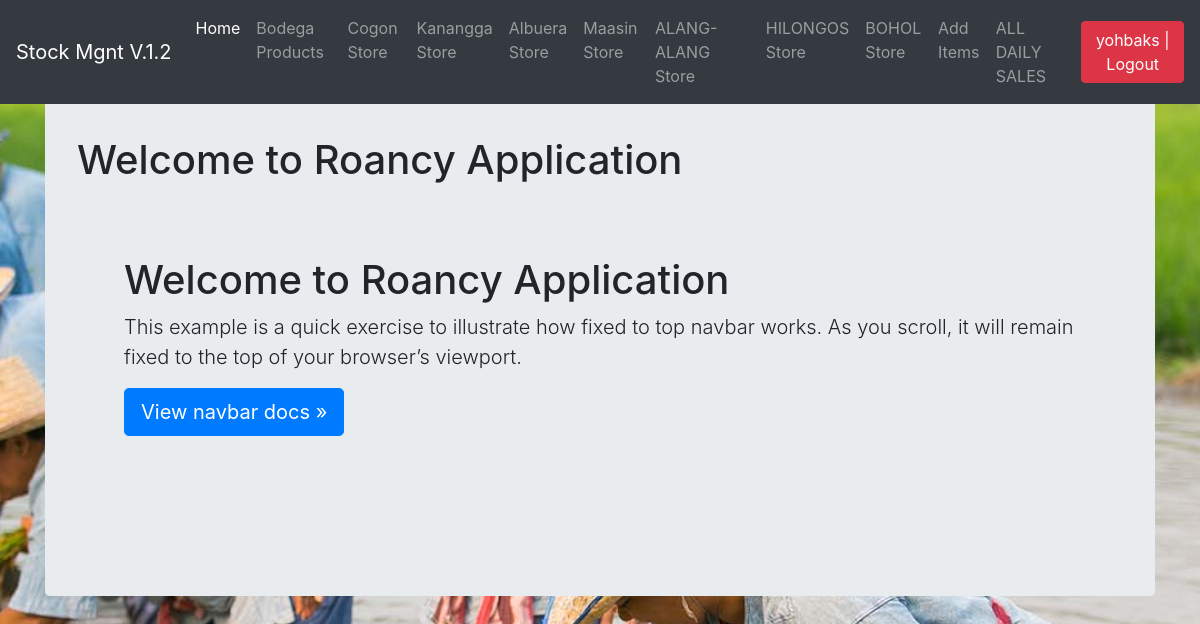
The app's page / (signed in) with its own data.
### stockmgmt/models.py (models this page shows, shortened)
class All_Store(models.Model):
    name = models.CharField(max_length=100, blank=True, null=True, verbose_name='Store name', choices=issue_to_category)
    slug = models.SlugField(unique=True, null=False, default='na')
    def get_absolute_url(self):
        return reverse('store', kwargs={'slug': self.slug})

### stockmgmt/views.py (the view)
# urls.py: 2. Add a URL to urlpatterns:  path('', views.home, name='home')
@login_required
def home(request):
    title = 'Welcome to Roancy Application'
    all_store = All_Store.objects.all()
    context = {
        "title": title,
        'stores': all_store,
    }
    return render(request, "home.html", context)

### stockmgmt/templates/home.html
{% extends "base.html" %}
{% load crispy_forms_tags %}
{% load static %}
{% block body %}
<main role="main" class="container">
  <div class="jumbotron">
    <h1>{{title}}</h1>
    <p class="lead">This example is a quick exercise to illustrate how fixed to top navbar works. As you scroll, it will remain fixed to the top of your browser’s viewport.</p>
    <a class="btn btn-lg btn-primary" href="/docs/4.4/components/navbar/" role="button">View navbar docs &raquo;</a>
  </div>
</main>
{% endblock %}

### stockmgmt/templates/navbar.html (shortened to what this page needs)
  <nav class="navbar navbar-expand-md navbar-dark fixed-top bg-dark">
  <a class="navbar-brand" href="/">Stock Mgnt V.1.2</a>
  <div class="collapse navbar-collapse" id="navbarCollapse">
    <ul class="navbar-nav mr-auto">
      <li class="nav-item active">
        <a class="nav-link" href="/">Home <span class="sr-only">(current)</span></a>
      </li>
        {% if request.user.is_authenticated %}
      <li class="nav-item">
        <a class="nav-link" href="/list_items">Bodega Products</a>
        </li>
        {% for shop in stores %}
            {% if shop.name != 'BODEGA' %}
            <li class="nav-item">
        <a class="nav-link" href="{{ shop.get_absolute_url }}">{{ shop.name }} Store</a>
      </li>
            {% endif %}
        {% endfor %}
            <li class="nav-item">
        <a class="nav-link" href="/add_items">Add Items</a>
      </li>
      <li class="nav-item">
        <a class="nav-link" href="{% url 'all_sales' %}" tabindex="-1" aria-disabled="true">ALL DAILY SALES</a>
      </li>
        {% endif %}
    </ul>
          <ul class="navbar-nav">
        {% if request.user.is_authenticated %}
        <li><a href="/accounts/logout"><button class="btn btn-danger">{{ user }} | Logout</button></a></li>
        {% else %}
        <li><a href="/accounts/login">Login</a></li>
        {% endif %}
    </ul>
  </div>
</nav>

### stockmgmt/static/css/stylesheet.css (style rules this page uses)
body { background-color: #34eb6b; }
body { background-image: url("../img/bg.jpg"); background-position: center; background-repeat: no-repeat; background-size: cover; }

### stockmgmt/static/css/navbar-top-fixed.css (style rules this page uses)
body { min-height: 75rem; padding-top: 4.5rem; }

### records on screen
All_Store: name "Cogon"
All_Store: name "Kanangga"
All_Store: name "Albuera"
All_Store: name "Maasin"
All_Store: name "ALANG-ALANG"
All_Store: name "HILONGOS"
All_Store: name "BOHOL"

### other values on screen
{{ user }} "yohbaks"
{{ title }} "Welcome to Roancy Application"
